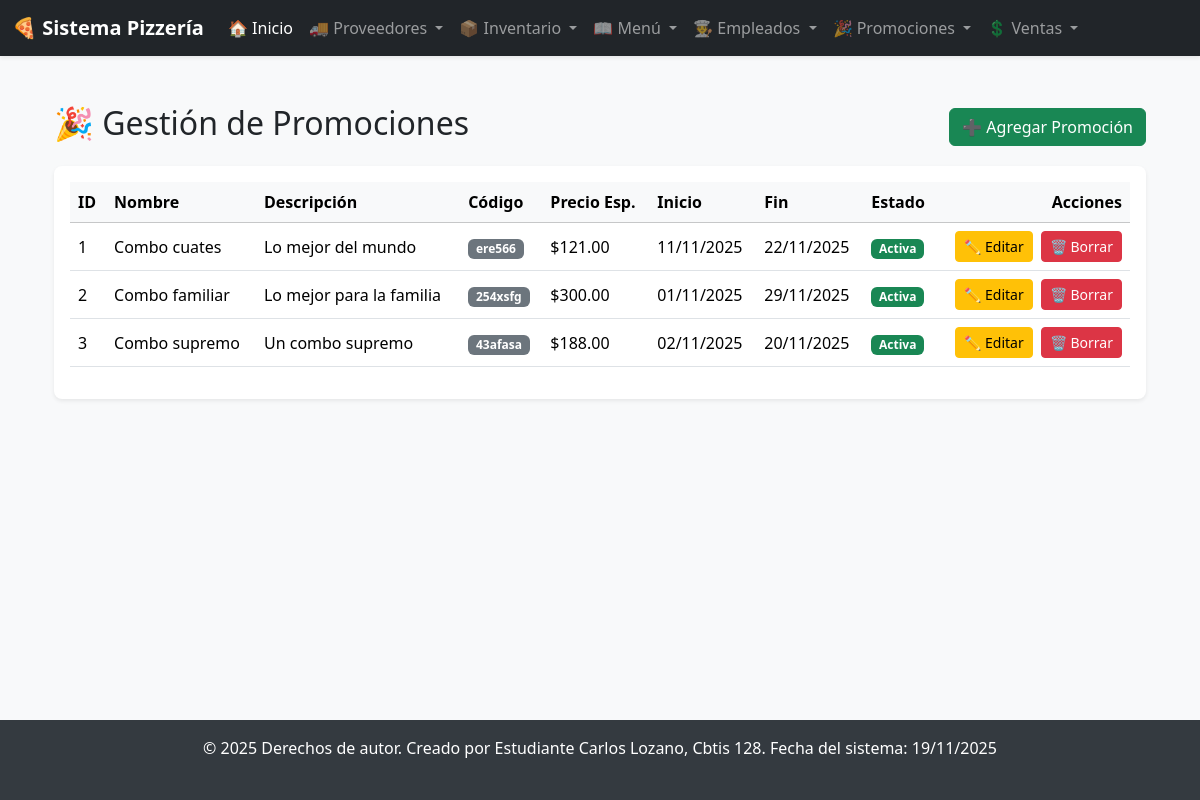
The app's page /promociones/ with its own data.
### app_Pizzeria/models.py (models this page shows, shortened)
class Promociones(models.Model):
    nombre_promo = models.CharField(max_length=100)
    descripcion = models.TextField(blank=True, null=True)
    fecha_inicio = models.DateField()
    fecha_fin = models.DateField()
    codigo_promo = models.CharField(max_length=20, blank=True, null=True, unique=True)
    precio_especial = models.DecimalField(max_digits=10, decimal_places=2, null=True, blank=True)
    estado = models.CharField(max_length=20, default='Activa')

### app_Pizzeria/views.py (the view)
# urls.py: path('promociones/', views.ver_promociones, name='ver_promociones'),
def ver_promociones(request):
    promociones = Promociones.objects.all()
    return render(request, 'promociones/ver_promociones.html', {'promociones': promociones})

### app_Pizzeria/templates/promociones/ver_promociones.html (shortened to what this page needs)
{% extends 'base.html' %}
{% block content %}
<div class="container mt-4">
    <div class="d-flex justify-content-between align-items-center mb-3">
        <h1 class="h2">🎉 Gestión de Promociones</h1>
        <a href="{% url 'agregar_promocion' %}" class="btn btn-success">
            ➕ Agregar Promoción
        </a>
    </div>
    <div class="card shadow-sm border-0 rounded-3">
        <div class="card-body">
            {% if promociones %}
            <div class="table-responsive">
                <table class="table table-hover align-middle">
                    <thead class="table-light">
                        <tr>
                            <th scope="col">ID</th>
                            <th scope="col">Nombre</th>
                            <th scope="col">Descripción</th>
                            <th scope="col">Código</th>
                            <th scope="col">Precio Esp.</th>
                            <th scope="col">Inicio</th>
                            <th scope="col">Fin</th>
                            <th scope="col">Estado</th>
                            <th scope="col" class="text-end">Acciones</th>
                        </tr>
                    </thead>
                    <tbody>
                        {% for promo in promociones %}
                        <tr>
                            <td>{{ promo.id }}</td>
                            <td>{{ promo.nombre_promo }}</td>
                            <td>{{ promo.descripcion|truncatewords:10 }}</td>
                            <td>
                                {% if promo.codigo_promo %}
                                <span class="badge bg-secondary">{{ promo.codigo_promo }}</span>
                                {% else %}
                                <span class="text-muted">N/A</span>
                                {% endif %}
                            </td>
                            <td>
                                {% if promo.precio_especial %}
                                ${{ promo.precio_especial|floatformat:2 }}
                                {% else %}
                                <span class="text-muted">N/A</span>
                                {% endif %}
                            </td>
                            <td>{{ promo.fecha_inicio|date:"d/m/Y" }}</td>
                            <td>{{ promo.fecha_fin|date:"d/m/Y" }}</td>
                            <td>
                                {% if promo.estado == 'Activa' %}
                                <span class="badge bg-success">Activa</span>
                                {% else %}
                                <span class="badge bg-danger">{{ promo.estado }}</span>
                                {% endif %}
                            </td>
                            <td class="text-end">
                                <a href="{% url 'actualizar_promocion' promo.id %}" class="btn btn-warning btn-sm me-1">
                                    ✏️ Editar
                                </a>
                                <a href="{% url 'borrar_promocion' promo.id %}" class="btn btn-danger btn-sm">
                                    🗑️ Borrar
                                </a>
                            </td>
                        </tr>
                        {% endfor %}
                    </tbody>
                </table>
            </div>
            {% else %}
            <div class="alert alert-info text-center" role="alert">
                Aún no hay promociones registradas. ¡Agrega la primera!
            </div>
            {% endif %}
        </div>
    </div>
</div>
{% endblock %}

### app_Pizzeria/templates/base.html (style rules this page uses)
body { background-color: #f8f9fa; display: flex; flex-direction: column; min-height: 100vh; }

### records on screen
Promociones: id "1", nombre_promo "Combo cuates", descripcion "Lo mejor del mundo", codigo_promo "ere566", precio_especial "121.00", fecha_inicio "11/11/2025", fecha_fin "22/11/2025", estado "Activa"
Promociones: id "2", nombre_promo "Combo familiar", descripcion "Lo mejor para la familia", codigo_promo "254xsfg", precio_especial "300.00", fecha_inicio "01/11/2025", fecha_fin "29/11/2025", estado "Activa"
Promociones: id "3", nombre_promo "Combo supremo", descripcion "Un combo supremo", codigo_promo "43afasa", precio_especial "188.00", fecha_inicio "02/11/2025", fecha_fin "20/11/2025", estado "Activa"
